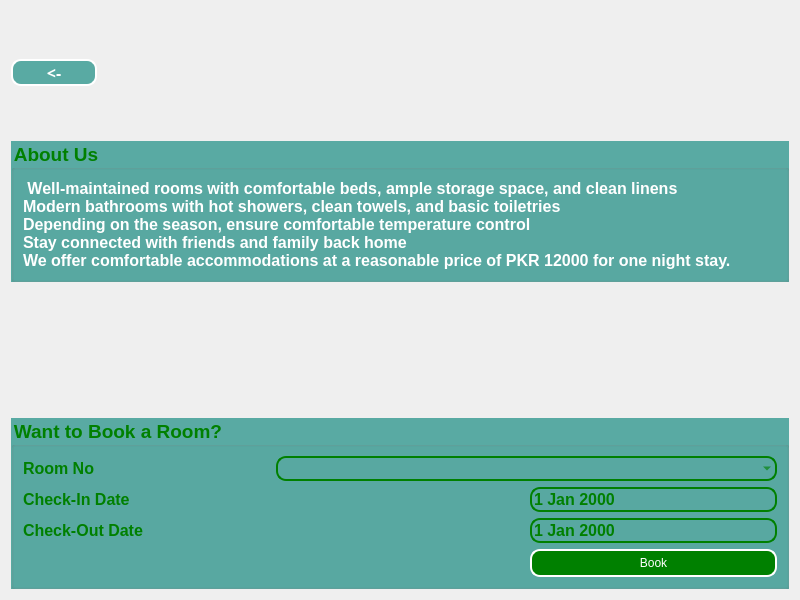
<?xml version="1.0" encoding="UTF-8"?>
<ui version="4.0">
 <class>hotelrosemary</class>
 <widget class="QDialog" name="hotelrosemary">
  <property name="geometry">
   <rect>
    <x>0</x>
    <y>0</y>
    <width>800</width>
    <height>600</height>
   </rect>
  </property>
  <property name="windowTitle">
   <string>Dialog</string>
  </property>
  <property name="styleSheet">
   <string notr="true">
#hotelrosemary {
  border-image:url(:/images/images/background.PNG);
}

#hotelrosemary::before {
    content: &quot;&quot;;
    position: absolute;
    top: 0;
    left: 0;
    width: 100%;
    height: 100%;
    background-color: rgba(0, 0, 0, 0.5); /* Adjust opacity as needed */
}</string>
  </property>
  <layout class="QGridLayout" name="gridLayout_2">
   <item row="1" column="0">
    <widget class="QGroupBox" name="groupBox_2">
     <property name="font">
      <font>
       <family>Arial</family>
       <pointsize>14</pointsize>
       <bold>true</bold>
      </font>
     </property>
     <property name="styleSheet">
      <string notr="true">#groupBox_2{
background-color :rgb(89, 170, 163);
color:green;;
}</string>
     </property>
     <property name="title">
      <string>About Us</string>
     </property>
     <layout class="QVBoxLayout" name="verticalLayout_3">
      <item>
       <layout class="QVBoxLayout" name="verticalLayout_2">
        <item>
         <widget class="QLabel" name="label_5">
          <property name="font">
           <font>
            <family>Arial</family>
            <pointsize>12</pointsize>
            <bold>true</bold>
           </font>
          </property>
          <property name="styleSheet">
           <string notr="true">color:white;</string>
          </property>
          <property name="text">
           <string> Well-maintained rooms with comfortable beds, ample storage space, and clean linens
Modern bathrooms with hot showers, clean towels, and basic toiletries
Depending on the season, ensure comfortable temperature control
Stay connected with friends and family back home
We offer comfortable accommodations at a reasonable price of PKR 12000 for one night stay.</string>
          </property>
         </widget>
        </item>
       </layout>
      </item>
     </layout>
    </widget>
   </item>
   <item row="3" column="0">
    <widget class="QGroupBox" name="groupBox">
     <property name="font">
      <font>
       <family>Arial</family>
       <pointsize>14</pointsize>
       <bold>true</bold>
      </font>
     </property>
     <property name="styleSheet">
      <string notr="true">#groupBox{
background-color :rgb(89, 170, 163);
color:green;
}</string>
     </property>
     <property name="title">
      <string>Want to Book a Room?</string>
     </property>
     <layout class="QGridLayout" name="gridLayout">
      <item row="3" column="2">
       <widget class="QPushButton" name="bookbtn">
        <property name="styleSheet">
         <string notr="true">#bookbtn{
border-radius:10px;
border:2px solid white;
color:white;
background-color:green;
padding:5px
}</string>
        </property>
        <property name="text">
         <string>Book</string>
        </property>
       </widget>
      </item>
      <item row="2" column="0" colspan="2">
       <widget class="QLabel" name="label_7">
        <property name="font">
         <font>
          <family>Arial</family>
          <pointsize>12</pointsize>
          <bold>true</bold>
         </font>
        </property>
        <property name="styleSheet">
         <string notr="true">color:green</string>
        </property>
        <property name="text">
         <string>Check-Out Date</string>
        </property>
        <property name="buddy">
         <cstring>checkout</cstring>
        </property>
       </widget>
      </item>
      <item row="2" column="2">
       <widget class="QDateEdit" name="checkout">
        <property name="font">
         <font>
          <family>Arial</family>
          <pointsize>12</pointsize>
          <bold>true</bold>
         </font>
        </property>
        <property name="styleSheet">
         <string notr="true">border-radius:10px;
border:2px solid green;
color:green;
background-color:transparent;</string>
        </property>
       </widget>
      </item>
      <item row="1" column="0" colspan="2">
       <widget class="QLabel" name="label_2">
        <property name="font">
         <font>
          <family>Arial</family>
          <pointsize>12</pointsize>
          <bold>true</bold>
         </font>
        </property>
        <property name="styleSheet">
         <string notr="true">color:green;</string>
        </property>
        <property name="text">
         <string>Check-In Date</string>
        </property>
        <property name="buddy">
         <cstring>checkin</cstring>
        </property>
       </widget>
      </item>
      <item row="1" column="2">
       <widget class="QDateEdit" name="checkin">
        <property name="font">
         <font>
          <family>Arial</family>
          <pointsize>12</pointsize>
          <bold>true</bold>
         </font>
        </property>
        <property name="styleSheet">
         <string notr="true">border-radius:10px;
border:2px solid green;
color:green;
background-color:transparent;</string>
        </property>
       </widget>
      </item>
      <item row="0" column="1" colspan="2">
       <widget class="QComboBox" name="roomno">
        <property name="font">
         <font>
          <family>Arial</family>
          <pointsize>12</pointsize>
          <bold>true</bold>
         </font>
        </property>
        <property name="styleSheet">
         <string notr="true">#roomno{
border-radius:10px;
border:2px solid green;
color: green;
background-color:transparent;

}</string>
        </property>
       </widget>
      </item>
      <item row="0" column="0">
       <widget class="QLabel" name="label">
        <property name="font">
         <font>
          <family>Arial</family>
          <pointsize>12</pointsize>
          <bold>true</bold>
         </font>
        </property>
        <property name="styleSheet">
         <string notr="true">color:green;</string>
        </property>
        <property name="text">
         <string>Room No</string>
        </property>
        <property name="buddy">
         <cstring>roomno</cstring>
        </property>
       </widget>
      </item>
     </layout>
    </widget>
   </item>
   <item row="2" column="0">
    <layout class="QHBoxLayout" name="horizontalLayout">
     <item>
      <widget class="QWidget" name="widget" native="true">
       <property name="styleSheet">
        <string notr="true">#widget{

border-image:url(:/images/images/Hotel1-1.jpeg);
}</string>
       </property>
      </widget>
     </item>
     <item>
      <widget class="QWidget" name="widget_2" native="true">
       <property name="styleSheet">
        <string notr="true">#widget_2{

border-image:url(:/images/images/Hotel1-2.jpeg);
}</string>
       </property>
      </widget>
     </item>
     <item>
      <widget class="QWidget" name="widget_3" native="true">
       <property name="styleSheet">
        <string notr="true">#widget_3{

border-image:url(:/images/images/Hotel1-3.jpeg);
}</string>
       </property>
      </widget>
     </item>
    </layout>
   </item>
   <item row="0" column="0">
    <layout class="QHBoxLayout" name="horizontalLayout_2">
     <item>
      <widget class="QPushButton" name="backbtn">
       <property name="font">
        <font>
         <family>Arial Black</family>
         <pointsize>12</pointsize>
         <bold>true</bold>
        </font>
       </property>
       <property name="styleSheet">
        <string notr="true">#backbtn{
border-radius: 10px;
background-color :rgb(89, 170, 163);
color: white;
border:2px solid white;
}</string>
       </property>
       <property name="text">
        <string>&lt;-</string>
       </property>
      </widget>
     </item>
     <item>
      <spacer name="horizontalSpacer">
       <property name="orientation">
        <enum>Qt::Horizontal</enum>
       </property>
       <property name="sizeType">
        <enum>QSizePolicy::Maximum</enum>
       </property>
       <property name="sizeHint" stdset="0">
        <size>
         <width>600</width>
         <height>20</height>
        </size>
       </property>
      </spacer>
     </item>
     <item>
      <widget class="QWidget" name="widget_4" native="true"/>
     </item>
    </layout>
   </item>
  </layout>
 </widget>
 <resources/>
 <connections/>
</ui>
